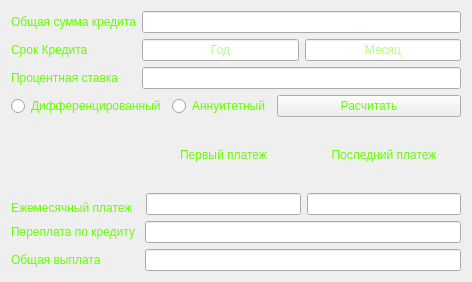
<?xml version="1.0" encoding="UTF-8"?>
<ui version="4.0">
 <class>CreditCalc</class>
 <widget class="QWidget" name="CreditCalc">
  <property name="geometry">
   <rect>
    <x>0</x>
    <y>0</y>
    <width>472</width>
    <height>282</height>
   </rect>
  </property>
  <property name="windowTitle">
   <string>Form</string>
  </property>
  <layout class="QGridLayout" name="gridLayout_6">
   <item row="0" column="0">
    <layout class="QGridLayout" name="gridLayout_5">
     <item row="1" column="0">
      <layout class="QHBoxLayout" name="horizontalLayout">
       <item>
        <widget class="QRadioButton" name="radioButton_diff">
         <property name="styleSheet">
          <string notr="true">color: rgb(102, 255, 0);</string>
         </property>
         <property name="text">
          <string>Дифференцированный</string>
         </property>
        </widget>
       </item>
       <item>
        <widget class="QRadioButton" name="radioButton_ann">
         <property name="styleSheet">
          <string notr="true">color: rgb(102, 255, 0);</string>
         </property>
         <property name="text">
          <string>Аннуитетный</string>
         </property>
        </widget>
       </item>
      </layout>
     </item>
     <item row="1" column="1">
      <widget class="QPushButton" name="pushButton_res">
       <property name="styleSheet">
        <string notr="true">color: rgb(102, 255, 0);</string>
       </property>
       <property name="text">
        <string>Расчитать</string>
       </property>
      </widget>
     </item>
     <item row="2" column="0" colspan="2">
      <layout class="QGridLayout" name="gridLayout_4">
       <item row="1" column="0">
        <layout class="QGridLayout" name="gridLayout_2">
         <item row="0" column="0">
          <layout class="QVBoxLayout" name="verticalLayout_3">
           <item>
            <widget class="QLabel" name="label_5">
             <property name="styleSheet">
              <string notr="true">color: rgb(102, 255, 0);</string>
             </property>
             <property name="text">
              <string>Переплата по кредиту </string>
             </property>
            </widget>
           </item>
           <item>
            <widget class="QLabel" name="label_6">
             <property name="styleSheet">
              <string notr="true">color: rgb(102, 255, 0);</string>
             </property>
             <property name="text">
              <string>Общая выплата</string>
             </property>
            </widget>
           </item>
          </layout>
         </item>
         <item row="0" column="1">
          <layout class="QVBoxLayout" name="verticalLayout_4">
           <item>
            <widget class="QLineEdit" name="lineEdit_prepay">
             <property name="styleSheet">
              <string notr="true">color: rgb(102, 255, 0);</string>
             </property>
             <property name="alignment">
              <set>Qt::AlignCenter</set>
             </property>
            </widget>
           </item>
           <item>
            <widget class="QLineEdit" name="lineEdit_total_sum">
             <property name="styleSheet">
              <string notr="true">color: rgb(102, 255, 0);</string>
             </property>
             <property name="alignment">
              <set>Qt::AlignCenter</set>
             </property>
            </widget>
           </item>
          </layout>
         </item>
        </layout>
       </item>
       <item row="0" column="0">
        <layout class="QGridLayout" name="gridLayout_3">
         <item row="0" column="2">
          <layout class="QVBoxLayout" name="verticalLayout_5">
           <item>
            <widget class="QLabel" name="label_8">
             <property name="styleSheet">
              <string notr="true">color: rgb(102, 255, 0);</string>
             </property>
             <property name="text">
              <string>Последний платеж</string>
             </property>
             <property name="alignment">
              <set>Qt::AlignCenter</set>
             </property>
            </widget>
           </item>
           <item>
            <widget class="QLineEdit" name="lineEdit_month_2">
             <property name="styleSheet">
              <string notr="true">color: rgb(102, 255, 0);</string>
             </property>
             <property name="alignment">
              <set>Qt::AlignCenter</set>
             </property>
            </widget>
           </item>
          </layout>
         </item>
         <item row="0" column="0">
          <widget class="QLabel" name="label_4">
           <property name="styleSheet">
            <string notr="true">color: rgb(102, 255, 0);</string>
           </property>
           <property name="text">
            <string>Ежемесячный платеж  </string>
           </property>
           <property name="alignment">
            <set>Qt::AlignBottom|Qt::AlignLeading|Qt::AlignLeft</set>
           </property>
          </widget>
         </item>
         <item row="0" column="1">
          <layout class="QVBoxLayout" name="verticalLayout_6">
           <item>
            <widget class="QLabel" name="label_7">
             <property name="styleSheet">
              <string notr="true">color: rgb(102, 255, 0);</string>
             </property>
             <property name="text">
              <string>Первый платеж</string>
             </property>
             <property name="alignment">
              <set>Qt::AlignCenter</set>
             </property>
            </widget>
           </item>
           <item>
            <widget class="QLineEdit" name="lineEdit_month">
             <property name="styleSheet">
              <string notr="true">color: rgb(102, 255, 0);</string>
             </property>
             <property name="alignment">
              <set>Qt::AlignCenter</set>
             </property>
            </widget>
           </item>
          </layout>
         </item>
        </layout>
       </item>
      </layout>
     </item>
     <item row="0" column="0" colspan="2">
      <layout class="QGridLayout" name="gridLayout">
       <item row="0" column="0">
        <layout class="QVBoxLayout" name="verticalLayout">
         <item>
          <widget class="QLabel" name="label">
           <property name="styleSheet">
            <string notr="true">color: rgb(102, 255, 0);</string>
           </property>
           <property name="text">
            <string>Общая сумма кредита</string>
           </property>
          </widget>
         </item>
         <item>
          <widget class="QLabel" name="label_2">
           <property name="styleSheet">
            <string notr="true">color: rgb(102, 255, 0);</string>
           </property>
           <property name="text">
            <string>Срок Кредита</string>
           </property>
          </widget>
         </item>
         <item>
          <widget class="QLabel" name="label_3">
           <property name="styleSheet">
            <string notr="true">color: rgb(102, 255, 0);</string>
           </property>
           <property name="text">
            <string>Процентная ставка</string>
           </property>
          </widget>
         </item>
        </layout>
       </item>
       <item row="0" column="1">
        <layout class="QVBoxLayout" name="verticalLayout_2">
         <item>
          <widget class="QLineEdit" name="lineEdit_sum">
           <property name="styleSheet">
            <string notr="true">color: rgb(102, 255, 0);</string>
           </property>
           <property name="alignment">
            <set>Qt::AlignCenter</set>
           </property>
          </widget>
         </item>
         <item>
          <layout class="QHBoxLayout" name="horizontalLayout_2">
           <item>
            <widget class="QLineEdit" name="lineEdit_date">
             <property name="styleSheet">
              <string notr="true">color: rgb(102, 255, 0);</string>
             </property>
             <property name="alignment">
              <set>Qt::AlignCenter</set>
             </property>
             <property name="placeholderText">
              <string>Год</string>
             </property>
            </widget>
           </item>
           <item>
            <widget class="QLineEdit" name="lineEdit_date_2">
             <property name="styleSheet">
              <string notr="true">color: rgb(102, 255, 0);</string>
             </property>
             <property name="alignment">
              <set>Qt::AlignCenter</set>
             </property>
             <property name="placeholderText">
              <string>Месяц</string>
             </property>
            </widget>
           </item>
          </layout>
         </item>
         <item>
          <widget class="QLineEdit" name="lineEdit_perc">
           <property name="styleSheet">
            <string notr="true">color: rgb(102, 255, 0);</string>
           </property>
           <property name="alignment">
            <set>Qt::AlignCenter</set>
           </property>
          </widget>
         </item>
        </layout>
       </item>
      </layout>
     </item>
    </layout>
   </item>
  </layout>
 </widget>
 <resources/>
 <connections/>
</ui>
